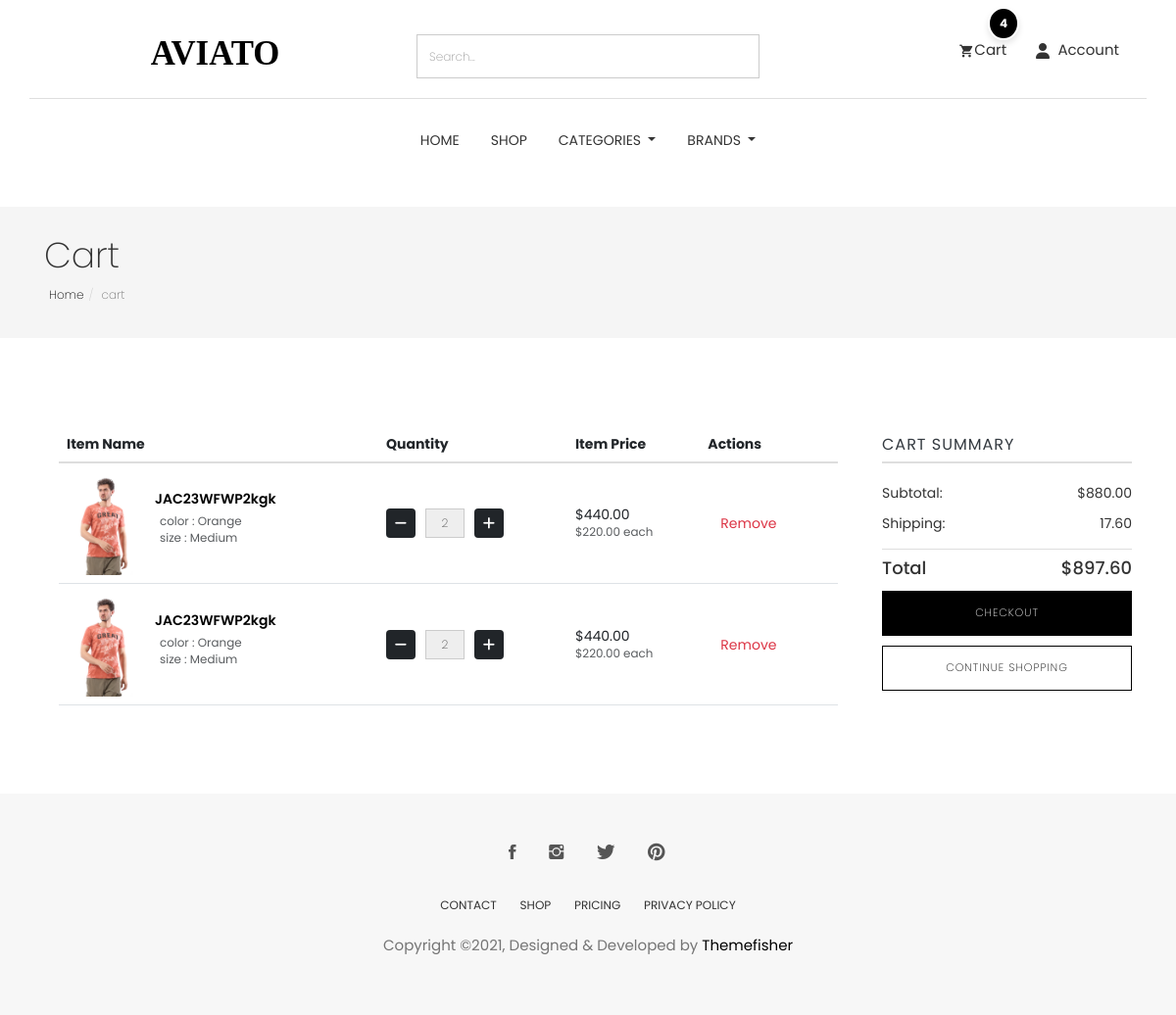
The page /cart/ on the database as committed earlier.
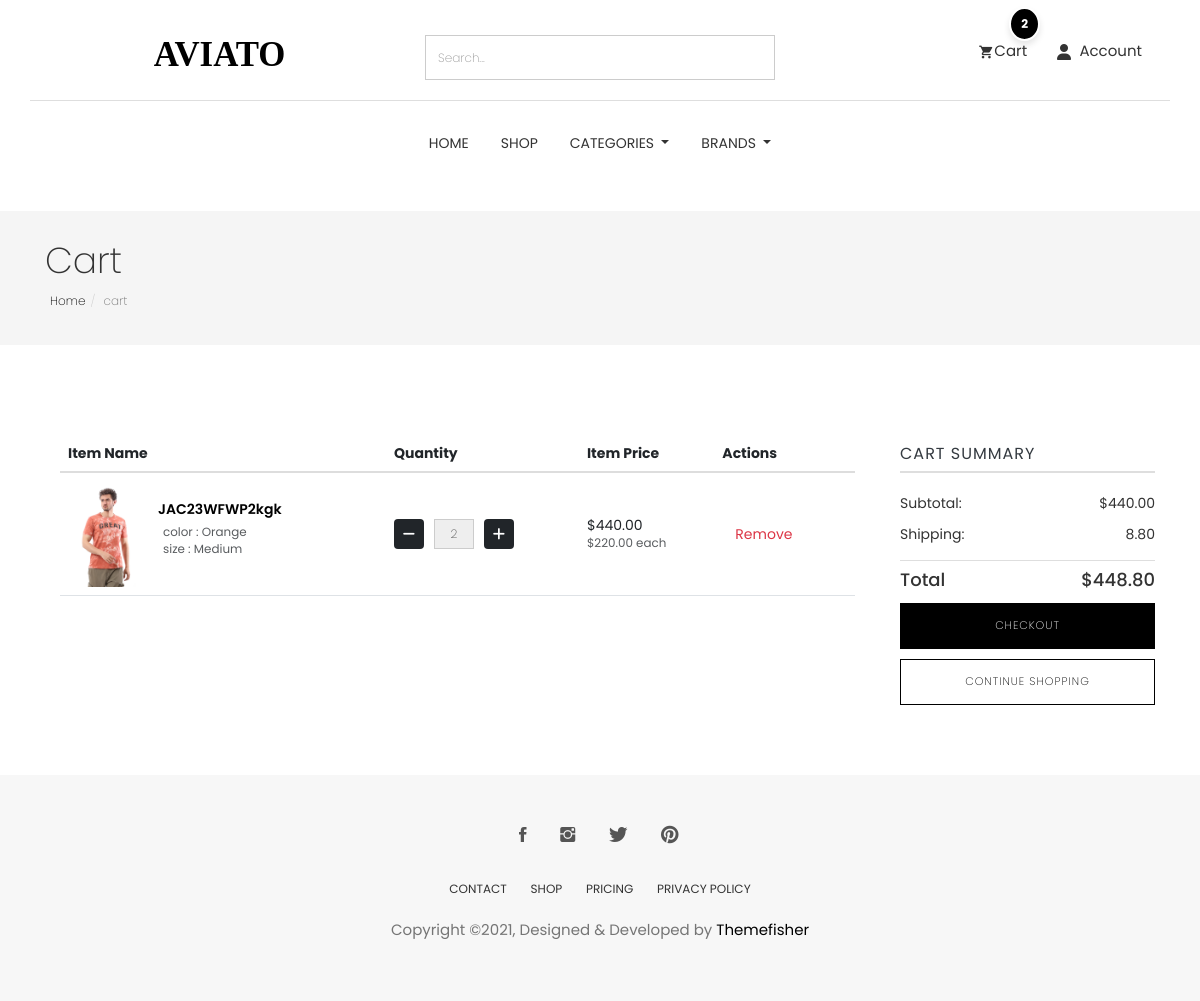
The same page on the database as committed later.
### cart/models.py (models this page shows, shortened)
class CartItem(models.Model):
    user = models.ForeignKey(User,null=True,verbose_name="user cart", on_delete=models.CASCADE)
    product = models.ForeignKey(Product, on_delete=models.CASCADE)
    cart = models.ForeignKey(Cart, on_delete=models.CASCADE, blank=True, null=True)
    variations = models.ManyToManyField(Variation,blank=True)
    quantity = models.IntegerField()
    is_active = models.BooleanField(default=True)
    def sub_total(self):
        return self.product.price * self.quantity

### store/models.py (models this page shows, shortened)
class Product(models.Model):
    id = models.UUIDField(primary_key=True, default=uuid.uuid4, editable=False)
    name = models.CharField( max_length=50)
    image = models.ImageField(upload_to='product/',null=True,blank=True)
    stock = models.IntegerField(default=1)
    price = models.DecimalField(max_digits=10, decimal_places=2, default=Decimal('0.00'))
    description = models.TextField(max_length=10000, blank=True)
    created_at = models.DateTimeField(default=timezone.now)
    modified_date = models.DateTimeField(auto_now=True)
    slug = models.SlugField(null=True, blank=True)
    views = models.PositiveIntegerField(default=0)
    is_available = models.BooleanField(default=True)
    on_sale = models.BooleanField(default=False)
    PRDBrand = models.ForeignKey('Brand', related_name='product_brand', on_delete=models.CASCADE, blank=True, null=True, verbose_name="Brand")
    like = models.ManyToManyField(User, blank=True, related_name='product_favourite')
    category = models.ForeignKey(Subcategory, related_name='product_subcategory', verbose_name="Subcategory", null=True, blank=True, on_delete=models.CASCADE)
    class Meta:
        ordering = ['-created_at']
        verbose_name = "Product"
        verbose_name_plural = "Products"

class Variation(models.Model):
    product = models.ForeignKey(Product,related_name='product_variation',  on_delete=models.CASCADE)
    variation_category = models.CharField( max_length=200 , choices=variation_category_choice)
    variation_value = models.CharField( max_length=200 )
    is_active = models.BooleanField(default=True)
    created_at = models.DateTimeField(  auto_now_add=True)
    objects = VariationManager()

### cart/views.py (the view)
# urls.py: path('' , views.cart , name='cart'),
def cart(request, total=0, quantity=0, cart_items=None):
    try:
        tax_obj = Tax.objects.last()  # Fetch the last Tax object
        tax_percentage = tax_obj.tax if tax_obj else Decimal('0.00')  # Get the tax value or default to 0
        if request.user.is_authenticated:
            cart_items = CartItem.objects.filter(user=request.user , is_active = True)
        else:
            cart = Cart.objects.get(cart_id=_cart_id(request))  # Get the cart using a session ID or similar method
            cart_items = CartItem.objects.filter(cart=cart, is_active=True)  # Get active items in the cart
        for cart_item in cart_items:
            total += cart_item.product.price * cart_item.quantity  # Sum up the product prices
            quantity += cart_item.quantity
        tax_amount = (tax_percentage * total) / Decimal('100')  # Calculate tax
        grand_total = total + tax_amount  # Grand total is the sum of the total and tax
        total = round(total, 2)
        tax_amount = round(tax_amount, 2)
        grand_total = round(grand_total, 2)
    except ObjectDoesNotExist:
        cart_items = []
        total = Decimal('0.00')
        quantity = 0
        tax_amount = Decimal('0.00')
        grand_total = Decimal('0.00')
    context = {
        'total': total,
        'quantity': quantity,
        'cart_items': cart_items,
        'grand_total': grand_total,
        'tax': tax_amount,
    }
    return render(request, 'cart.html', context)

### cart/templates/cart.html (shortened to what this page needs)
{% extends "base.html" %}
{% load static %}
{% block body %}
<section class="page-header">
    <div class="container">
        <div class="row">
            <div class="col-md-12">
                <div class="content">
                    <h1 class="page-name">Cart</h1>
                    <ol class="breadcrumb">
                        <li><a href="/">Home</a></li>
                        <li class="active">cart</li>
                    </ol>
                </div>
            </div>
        </div>
    </div>
</section>
<div class="page-wrapper">
    <div class="cart shopping">
        <div class="container">
            {% if not cart_items %}
            <div class="row justify-content-center">
                <div class="col-md-6 text-center">
                    <h2 class="mb-4">Your Cart is Currently Empty!</h2>
                    <p class="mb-4">It looks like you haven’t added anything to your cart yet. Start shopping to fill it
                        up!</p>
                    <a href="{% url 'product_list' %}" class="btn btn-main mt-3">Continue Shopping</a>
                </div>
            </div>
            {% else %}
            <div class="row">
                <div class="col-md-9 px-5">
                    <div class="block">
                        <div class="product-list">
                            <table class="table">
                                <thead>
                                    <tr>
                                        <th class="">Item Name</th>
                                        <th class="">Quantity</th>
                                        <th class="">Item Price</th>
                                        <th class="">Actions</th>
                                    </tr>
                                </thead>
                                <tbody>
                                    {% for cart_item in cart_items %}
                                    <tr class="">
                                        <td class="">
                                            <div class="product-info d-flex align-items-center">
                                                <img width="80" src="{{cart_item.product.image.url}}" alt="" />
                                                <div class="d-flex flex-column ">
                                                    <a
                                                        href="{% url 'product_details' cart_item.product.id %}">{{cart_item.product.name}}</a>
                                                    <p class="text-muted small mt-2 ms-4">
                                                        {% if cart_item.variations.all %}
                                                        {% for item in cart_item.variations.all %}
                                                        {{item.variation_category}} : {{item.variation_value}} <br>
                                                        {% endfor %}
                                                        {% endif %}
                                                    </p>
                                                </div>
                                            </div>
                                        </td>
                                        <td class="">
                                            <div class="quantity-controls">
                                                <a href="{% url 'decrement_cart' cart_item.product.id cart_item.id %}"
                                                    class="btn btn-dark decrement-btn"><i class="fas fa-minus"></i></a>
                                                <input type="text" class="form-control text-center quantity-input"
                                                    value="{{cart_item.quantity}}" readonly />
                                                <form action="{% url 'add_to_cart' cart_item.product.id%}"
                                                    method="POST">
                                                    <button class="btn btn-dark increment-btn"><i
                                                            class="fas fa-plus"></i></button>
                                                </form>
                                            </div>
                                        </td>
                                        <td class="">
                                            <div class="d-flex flex-column">
                                                ${{cart_item.sub_total}}
                                                <span class="text-muted small">${{cart_item.product.price}} each</span>
                                            </div>
                                        </td>
                                        <td class="">
                                            <a class="btn btn-outline-danger"
                                                href="{% url 'delete_cart' cart_item.product.id cart_item.id %}">Remove</a>
                                        </td>
                                    </tr>
                                    {% endfor %}
                                </tbody>
                            </table>
                        </div>
                    </div>
                </div>
                <div class="col-md-3">
                    <div class="product-checkout-details">
                        <div class="block">
                            <h4 class="widget-title">Cart Summary</h4>
                            <ul class="summary-prices">
                                <li>
                                    <span>Subtotal:</span>
                                    <span class="price">${{total}}</span>
                                </li>
                                <li>
                                    <span>Shipping:</span>
                                    <span>{{tax}}</span>
                                </li>
                            </ul>
                            <div class="summary-total">
                                <span>Total</span>
                                <span>${{grand_total}}</span>
                            </div>
                            <a href="{% url 'checkout' %}" class="btn btn-main mt-3 w-100">Checkout</a>
                            <a href="{% url 'product_list' %}" class="btn btn-solid-border mt-3 w-100">Continue
                                Shopping</a>
                        </div>
                    </div>
                </div>
            </div>
            {% endif %}
        </div>
    </div>
</div>
{% endblock body %}

### templates/base.html (shortened to what this page needs)
{% load static %}
<!DOCTYPE html>
<html lang="en">
<head>
	<link rel="stylesheet" href="https://cdnjs.cloudflare.com/ajax/libs/font-awesome/5.15.4/css/all.min.css" />
	<link rel="stylesheet" href="{% static 'plugins/themefisher-font/style.css'%}">
	<link rel="stylesheet" href="{% static 'plugins/bootstrap/css/bootstrap2.min.css'%}">
	<link rel="stylesheet" href="{% static 'plugins/bootstrap/css/bootstrap.min.css'%}">
	<link rel="stylesheet" href="{% static 'plugins/animate/animate.css'%}">
	<link rel="stylesheet" href="{% static 'plugins/slick/slick.css'%}">
	<link rel="stylesheet" href="{% static 'plugins/slick/slick-theme.css'%}">
	<link rel="stylesheet" href="{% static 'css/style.css'%}">
	<link rel="stylesheet" href="{% static 'css/all.min.css'%}">
</head>
<body id="body">
	<section class="top-header">
		<div class="container">
			<div class="row">
				<div class="col-md-4 col-xs-12 pt-2 col-sm-4">
					<div class="logo text-center mb-3 mb-md-0">
						<a href="/">
							<svg width="135px" height="29px" viewBox="0 0 155 29" version="1.1"
								xmlns="http://www.w3.org/2000/svg" xmlns:xlink="http://www.w3.org/1999/xlink">
								<g id="Page-1" stroke="none" stroke-width="1" fill="none" fill-rule="evenodd"
									font-size="40" font-family="AustinBold, Austin" font-weight="bold">
									<g id="Group" transform="translate(-108.000000, -297.000000)" fill="#000000">
										<text id="AVIATO">
											<tspan x="108.94" y="325">AVIATO</tspan>
										</text>
									</g>
								</g>
							</svg>
						</a>
					</div>
				</div>
				<div class="col-md-4 col-xs-12  col-sm-4">
					<form class="w-100" action="{% url 'search' %}"><input name="q" type="text" class="form-control"
							placeholder="Search..."></form>
				</div>
				<div class="col-md-4 col-xs-12 mt-2 col-sm-4">
					<ul class="top-menu text-right list-inline">
						<li class="dropdown cart-nav dropdown-slide">
							<a href="{% url 'cart' %}" class="position-relative" data-toggle="dropdown"
								data-hover="dropdown"><i class="tf-ion-android-cart"></i>Cart<div
									class="cart-item-count">
									{{quantity}}
								</div></a>
						</li>
						<li class="dropdown search dropdown-slide">
							<a href="{% url 'search' %}" name="q" class="" data-toggle="dropdown"
								data-hover="dropdown"><i class="fa-solid fa-user "></i>
								<span class="ms-1">Account</span>
								</a>
						</li>
					</ul>
				</div>
			</div>
		</div>
	</section>
	<section class="menu">
		<nav class="navbar navigation">
			<div class="container">
				<div id="navbar" class="navbar-collapse collapse text-center">
					<ul class="nav navbar-nav">
						<li class="dropdown {% if request.path == '/' %}active{% endif %} ">
							<a href="/">Home</a>
						</li>
						<li class="dropdown {% if request.path == '/products/' %}active{% endif %} ">
							<a href="{% url 'product_list'%}">Shop</a>
						</li>
						<li class="dropdown full-width dropdown-slide">
							<a href="#" class="dropdown-toggle" data-toggle="dropdown" data-hover="dropdown"
								data-delay="350" role="button" aria-haspopup="true" aria-expanded="false">Categories
							</a>
						</li>
						<li class="dropdown dropdown-slide">
							<a href="#!" class="dropdown-toggle" data-toggle="dropdown" data-hover="dropdown"
								data-delay="350" role="button" aria-haspopup="true" aria-expanded="false">Brands
							</a>
						</li>
					</ul>
				</div>
			</div>
		</nav>
	</section>
	{% block body %}
	{% endblock body %}
	<footer class="footer section text-center">
		<div class="container">
			<div class="row">
				<div class="col-md-12">
					<ul class="social-media">
						<li>
							<a href="https://www.facebook.com/themefisher">
								<i class="tf-ion-social-facebook"></i>
							</a>
						</li>
						<li>
							<a href="https://www.instagram.com/themefisher">
								<i class="tf-ion-social-instagram"></i>
							</a>
						</li>
						<li>
							<a href="https://www.twitter.com/themefisher">
								<i class="tf-ion-social-twitter"></i>
							</a>
						</li>
						<li>
							<a href="https://www.pinterest.com/themefisher/">
								<i class="tf-ion-social-pinterest"></i>
							</a>
						</li>
					</ul>
					<ul class="footer-menu text-uppercase">
						<li>
							<a href="contact.html">CONTACT</a>
						</li>
						<li>
							<a href="shop.html">SHOP</a>
						</li>
						<li>
							<a href="pricing.html">Pricing</a>
						</li>
						<li>
							<a href="contact.html">PRIVACY POLICY</a>
						</li>
					</ul>
					<p class="copyright-text">Copyright &copy;2021, Designed &amp; Developed by <a
							href="https://themefisher.com/">Themefisher</a></p>
				</div>
			</div>
		</div>
	</footer>
</body>
</html>

Rows that differ between the two databases and show on the page:
removed CartItem: product.image (picture), product.name "JAC23WFWP2kgk", quantity "2", sub_total "440.00", product.price "220.00", Variation (variation_category "color", variation_value "Orange"), Variation (variation_category "size", variation_value "Medium")
Other text that changed with them:
{{ quantity }}: "4" → "2"
{{ total }}: "880.00" → "440.00"
{{ tax }}: "17.60" → "8.80"
{{ grand_total }}: "897.60" → "448.80"
